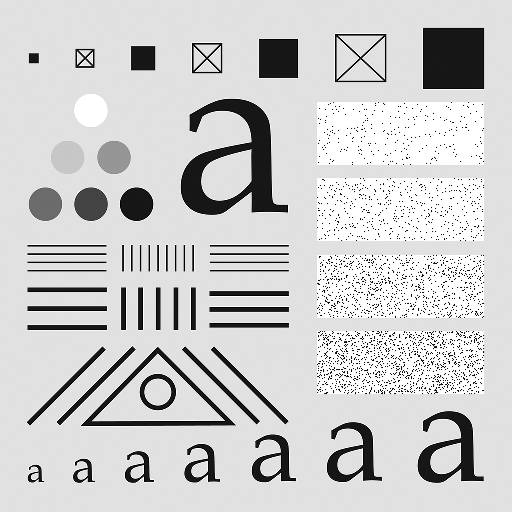
#> input picture Labs/lab5_images/testpattern512.tif, 512 x 512 px
$ jupyter execute lab5.ipynb
#> lines starting #> are read from the running program, lines starting #| are printed output that depends on the picture
#> further down, test is the input picture: shape (512, 512); min 0, max 255, mean 204.4
[cell 1]
import numpy as np
np.set_printoptions(suppress=True)
from scipy import misc
from scipy.ndimage import convolve
from scipy import fftpack
import cv2
from collections import Counter
from skimage.exposure import match_histograms
import matplotlib.pyplot as plt
from skimage import io
import warnings
warnings.filterwarnings("ignore")
from scipy.ndimage import gaussian_filter
import math
from scipy.signal import convolve2d, gaussian, fftconvolve

[cell 2]
def twodConvolve(f,w):
    rotw=np.rot90(w)
    rotw=w
    M,N=np.shape(f)
#> M = 512; N = 512
    m,n=np.shape(rotw)
    a=math.floor((m-1)/2)
    b=math.floor((n-1)/2)
    g=np.zeros((M,N),dtype=float)
    for i in range(0,M):
        for k in range(0,N):
            for A in range(-a,a):
                for B in range(-b,b):
                    if i==0 or i>=M-m or k==0 or k>=N-n:
                        g[i,k]=f[i,k]
                    else:
                        g[i,k]+=rotw[A,B]*f[i-A,k-B]
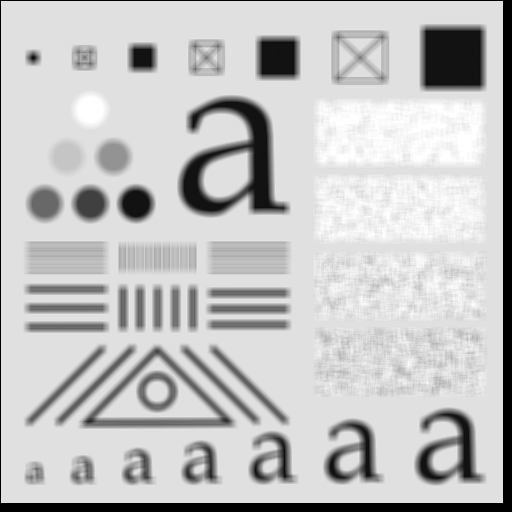
#> g: shape (512, 512) float64; min 224, max 12244.5, mean 9406.3; drawn with min black and max white
    return g

[cell 3]
def CreateGaussFilter(size, sigma):
    filter=np.zeros((size,size), dtype=float)
    for i in range(0,size):
        for k in range(0,size):
            filter[i][k]=(1/2*math.pi*sigma**2)*math.e**(-((i**2+k**2)/2*sigma**2))
            # print(filter)
    return filter

[cell 4]
def LowPassFilter(im,filter):
    M,N=np.shape(im)
    g=np.zeros((M,N),dtype=float)
    m,n=np.shape(filter)
    a=math.floor((m-1)/2)
    b=math.floor((n-1)/2)
    for i in range(0,M):
        for k in range(0,N):
            for A in range(-a,a):
                for B in range(-b,b):
                    if i==0 or i>=M-m or k==0 or k>=N-n:
                        g[i,k]=im[i,k]
                    else:
                        g[i,k]+=filter[A+a,B+b]*im[i+A,k+B]
    return g

[cell 5]
test=cv2.imread("testpattern512.tif",0)
filter=np.outer(gaussian(9,5), gaussian(9,5))
print(filter)
output=twodConvolve(test,filter)
builtin=fftconvolve(test,filter,mode='same')
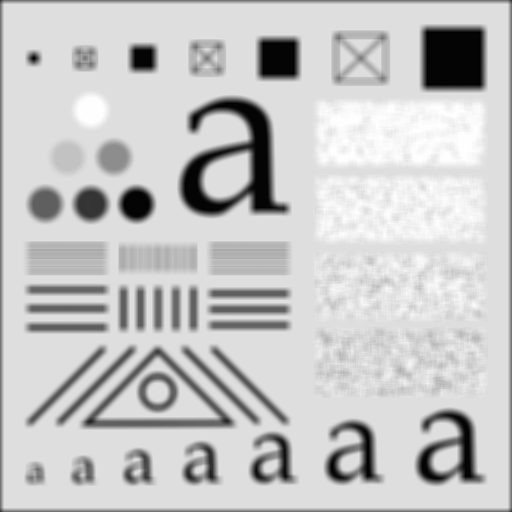
#> builtin: shape (512, 512) float64; min 1164.9, max 16033.5, mean 12737.9; drawn with min black and max white

fig,ax = plt.subplots(nrows = 1,ncols=3,figsize = (20,20))
plt.subplot(1,3,1),io.imshow(test),ax[0].set_title("Original")
plt.subplot(1,3,2),io.imshow(output, cmap='gray'),ax[1].set_title("Target")
plt.subplot(1,3,3),io.imshow(builtin, cmap='gray'),ax[1].set_title("Target")
for a in ax:
    a.axis('off')
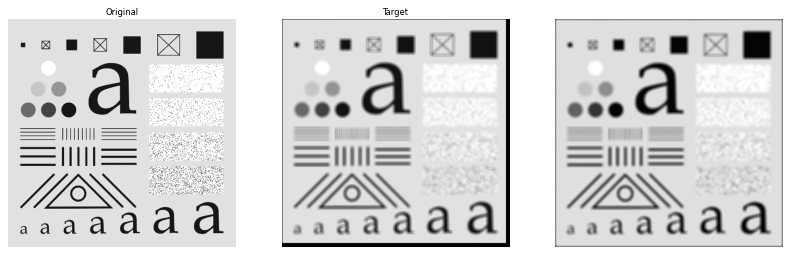
#> figure drawn by matplotlib, 3 panels
